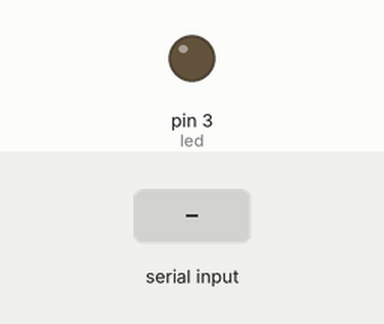
Recording of a sketch running on a simulated Arduino Uno, built with avr-gcc and run on an emulated ATmega328P. Parts: output pins drawn as LEDs (lit = HIGH). Inputs (shaded band) come from the test bench.

Above: at 1.2 s.
1.3 s: byte 30 received over Serial
At 1.8 s:
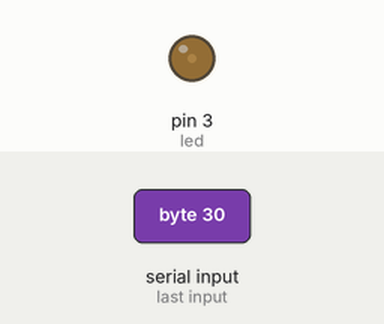
2.8 s: byte 90 received over Serial
At 4.2 s:
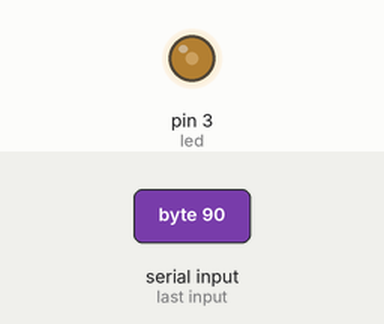
Timing chart, 0 to 5.8 s (numbered marks = the images above; inputs shaded):
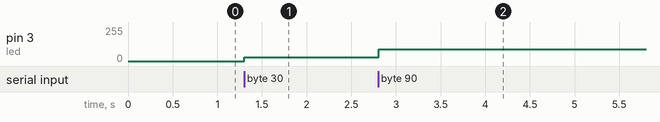

Measured:
- after the input at 1.3 s, pin 3 (led): 0/255 → 30/255 at once
- after the input at 2.8 s, pin 3 (led): 30/255 → 90/255 at once

The sketch:

arduino_serial_read_LED_PWM.ino
```cpp
//Receives data over Serial port from Processing to control 1 LED fade
//Hook up LED to PWM pin 3.


byte val; // stores data received from serial port
int led = 3; // variable for which pin


void setup() {
  pinMode(led, OUTPUT); // set pin as output
  Serial.begin(9600); // Start serial communication at 9600 bps
}

void loop() {
  if (Serial.available()) { // If data is available to read
    val = Serial.read(); // read it and store it in val
  }
    analogWrite(led, val);
  delay(10); // Wait 10 milliseconds
}
```
